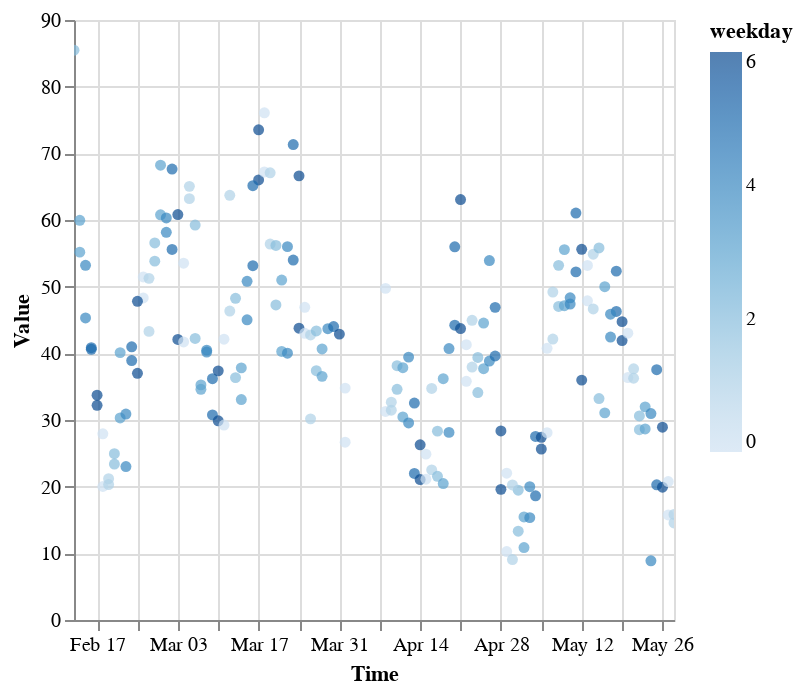

This figure's notebook cell:
### Markdown cell above
หลักการของ Altair
1. นำข้อมูลเข้าไปใน object Chart
2. กำหนด mark (กำหนดว่าจะเอากราฟแบบไหน) สามารถดู mark ได้ที่ https://altair-viz.github.io/user_guide/marks.html
3. encode ข้อมูลเข้าไปเป็น แกนแต่ละแกน สี และส่วนประกอบอื่นๆ
4. ใส่ฟังก์ชัน interactive เข้าไป

### Code cell
import altair as alt
# เลือก Group ที่เป็น PTT แล้ว plot graph แบบ interactive
alt.Chart(aggdata[aggdata['Group']=='PTT']).mark_circle().encode(
    x='Time',
    y='Value',
    color='weekday',
    tooltip=['Series', 'Value']
).interactive()

### Figure 1 — Vega-Lite specification as saved in the notebook (floating-point values rounded to 4 significant figures; data arrays with more than 128 entries replaced by an {"elided": "..."} marker saying what was removed)
{"config": {"view": {"continuousWidth": 300, "continuousHeight": 300}}, "data": {"name": "data-cfae5589c74cddbb2e62ef8314756c84"}, "mark": {"type": "circle"}, "encoding": {"color": {"field": "weekday", "type": "quantitative"}, "tooltip": [{"field": "Series", "type": "nominal"}, {"field": "Value", "type": "quantitative"}], "x": {"field": "Time", "type": "temporal"}, "y": {"field": "Value", "type": "quantitative"}}, "params": [{"name": "param_1", "select": {"type": "interval", "encodings": ["x", "y"]}, "bind": "scales"}], "$schema": "https://vega.github.io/schema/vega-lite/v5.20.1.json", "datasets": {"data-cfae5589c74cddbb2e62ef8314756c84": {"elided": "194 records"}}}
